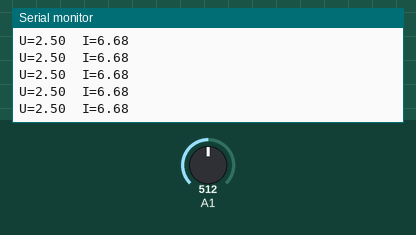
The sketch below on a simulated Arduino Uno, built with avr-gcc and run on an emulated ATmega328P. On the bench: the last lines printed to the serial monitor. Inputs (shaded band) come from the test bench; at power-on: A1 = 512.

Above: at 1.2 s.
1.3 s: A1 set to 716
At 1.56 s:
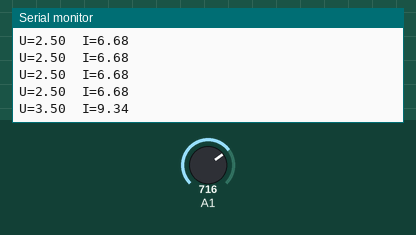
2.8 s: A1 set to 900
At 2.97 s:
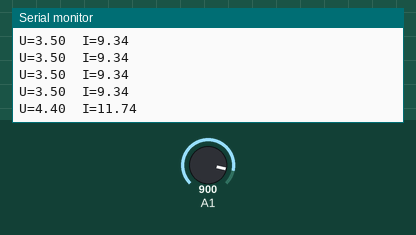
Timing chart, 0 to 5.8 s (numbered marks = the images above; inputs shaded):
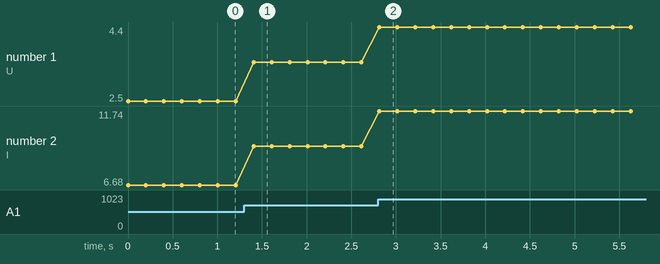

The sketch:

STROOMMETING_v2.ino
```cpp
int sensorValue = 0;

void setup()
{
  // initialize serial communications at 9600 bps:
  Serial.begin(9600);

  //analogReference(INTERNAL);
}

void loop()
{
  sensorValue = analogRead(A1);

  float u = (sensorValue / 1023.0f) * 5.0f;
  float i = u * 1000.0f / 363.63636363f / 1.03f;
  Serial.print("U=");
  Serial.print(u);
  Serial.print("\tI=");
  Serial.println(i);

  delay(200);
}
```

Measured:
- after the input at 1.3 s, the serial monitor: prints a new line after 0.11 s (image 1)
- after the input at 2.8 s, the serial monitor: prints a new line at once (image 2)
- plotted number 1: 2.5 → 3.5 after the input at 1.3 s, 3.5 → 4.4 after the input at 2.8 s
- plotted number 2: 6.68 → 9.34 after the input at 1.3 s, 9.34 → 11.74 after the input at 2.8 s
